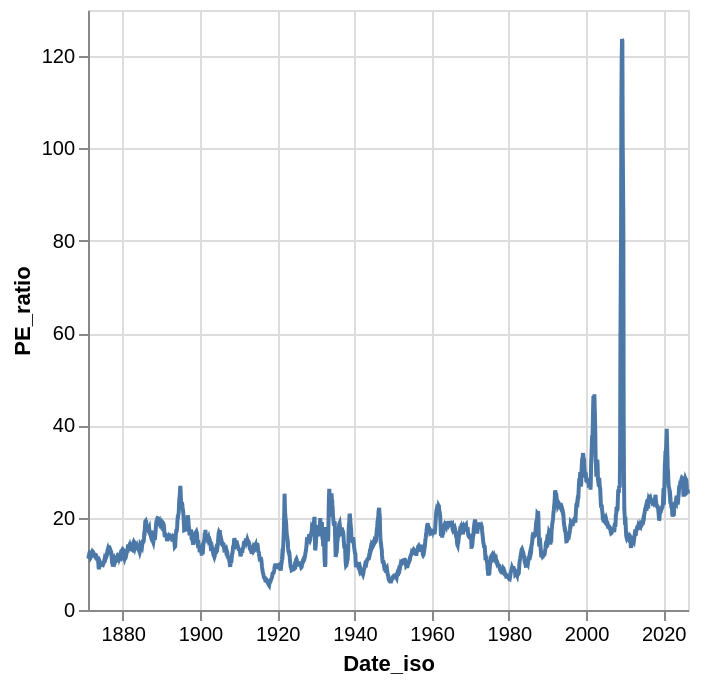

The notebook cell saved with this chart:
### Code cell
chart = alt.Chart(df).mark_line().encode(
    x=alt.X('Date_iso:T'),
    y=alt.Y('PE_ratio:Q')
)

chart

### Figure 1 — Vega-Lite specification as saved in the notebook (floating-point values rounded to 4 significant figures; data arrays with more than 128 entries replaced by an {"elided": "..."} marker saying what was removed)
{"config": {"view": {"continuousWidth": 300, "continuousHeight": 300}}, "data": {"name": "data-a0c7e0d193bdfda06bb8e0a284fdbfb4"}, "mark": {"type": "line"}, "encoding": {"x": {"field": "Date_iso", "type": "temporal"}, "y": {"field": "PE_ratio", "type": "quantitative"}}, "$schema": "https://vega.github.io/schema/vega-lite/v5.20.1.json", "datasets": {"data-a0c7e0d193bdfda06bb8e0a284fdbfb4": {"elided": "1866 records"}}}
